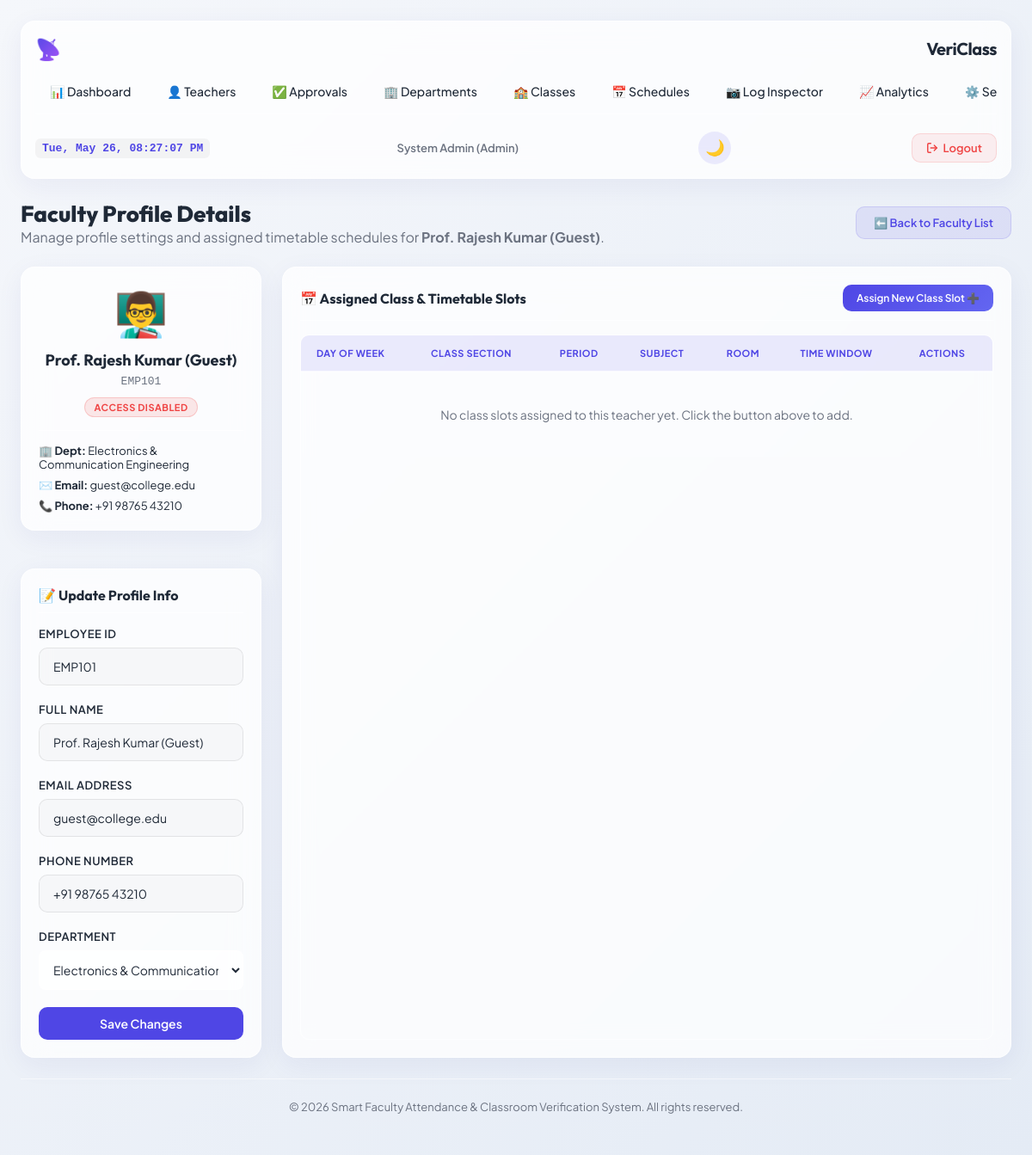
Screenshot of /admin/teachers/view/1 (signed in) with the database file from the repository.
### models.py (models this page shows, shortened)
class TeacherProfile(db.Model):
    __tablename__ = 'teacher_profiles'
    id = db.Column(db.Integer, primary_key=True)
    user_id = db.Column(db.Integer, db.ForeignKey('users.id', ondelete='CASCADE'), unique=True, nullable=False)
    employee_id = db.Column(db.String(50), unique=True, nullable=False, index=True)
    name = db.Column(db.String(120), nullable=False)
    phone = db.Column(db.String(20), nullable=True)
    department_id = db.Column(db.Integer, db.ForeignKey('departments.id', ondelete='SET NULL'), nullable=True)
    approval_status = db.Column(db.String(20), default='Pending', nullable=False) # 'Pending', 'Approved', 'Rejected'
    approved_by_id = db.Column(db.Integer, db.ForeignKey('users.id'), nullable=True)
    approved_at = db.Column(db.DateTime, nullable=True)
    user = db.relationship('User', foreign_keys=[user_id], back_populates='profile', lazy=True)
    approver = db.relationship('User', foreign_keys=[approved_by_id], lazy=True)
    timetables = db.relationship('Timetable', backref='teacher_profile', cascade="all, delete-orphan", lazy=True)
    attendance_logs = db.relationship('AttendanceLog', backref='teacher_profile', lazy=True)

class User(db.Model):
    __tablename__ = 'users'
    id = db.Column(db.Integer, primary_key=True)
    username = db.Column(db.String(80), unique=True, nullable=False, index=True)
    password_hash = db.Column(db.String(255), nullable=True) # Nullable for first-time password setup
    role_id = db.Column(db.Integer, db.ForeignKey('roles.id'), nullable=False)
    email = db.Column(db.String(120), unique=True, nullable=False, index=True)
    is_active = db.Column(db.Boolean, default=True)
    needs_password_setup = db.Column(db.Boolean, default=False)
    created_at = db.Column(db.DateTime, default=datetime.utcnow)
    profile = db.relationship('TeacherProfile', foreign_keys='TeacherProfile.user_id', back_populates='user', uselist=False, cascade="all, delete-orphan", lazy=True)

class Department(db.Model):
    __tablename__ = 'departments'
    id = db.Column(db.Integer, primary_key=True)
    name = db.Column(db.String(100), unique=True, nullable=False)
    code = db.Column(db.String(20), unique=True, nullable=False) # e.g. 'CSE', 'ECE'
    teachers = db.relationship('TeacherProfile', backref='department', lazy=True)

### app.py (the view, shortened to what this page needs)
@app.route('/admin/teachers/view/<int:profile_id>', methods=['GET', 'POST'])
def admin_teacher_details(profile_id):
    if not is_logged_in() or session.get('role') != 'admin':
        flash("Access Denied.", "danger")
        return redirect(url_for('login'))
    profile = TeacherProfile.query.get_or_404(profile_id)
    departments = Department.query.order_by(Department.name).all()
    classes = ClassSection.query.order_by(ClassSection.name).all()
    slots = Timetable.query.filter_by(teacher_profile_id=profile.id).order_by(Timetable.day_of_week, Timetable.start_time).all()
    slots_dict = [s.to_dict() for s in slots]
    return render_template('admin_teacher_details.html',
                           profile=profile,
                           departments=departments,
                           classes=classes,
                           slots=slots_dict)

### app.py (called while the page is built)
def is_logged_in():
    return 'user_id' in session

### models.py (called while the page is built)
@event.listens_for(Engine, "connect")
def set_sqlite_pragma(dbapi_connection, connection_record):
    cursor = dbapi_connection.cursor()
    try:
        cursor.execute("PRAGMA foreign_keys=ON")
        cursor.execute("PRAGMA journal_mode=WAL")
    except Exception as e:
        print(f"Warning: Failed to execute SQLite connection PRAGMAs: {e}")
    finally:
        cursor.close()

### templates/admin_teacher_details.html (shortened to what this page needs)
{% extends "base.html" %}
{% block content %}
<div style="margin-bottom: 24px; display: flex; justify-content: space-between; align-items: center;">
    <div>
        <h2 style="font-family: var(--font-title); font-size: 26px; font-weight: 800;">Faculty Profile Details</h2>
        <p style="color: var(--color-text-muted);">Manage profile settings and assigned timetable schedules for <strong>{{ profile.name }}</strong>.</p>
    </div>
    <a href="{{ url_for('admin_teachers') }}" class="btn btn-secondary" style="font-size: 13px;">⬅️ Back to Faculty List</a>
</div>
<div class="grid-sidebar">
    <div style="display: flex; flex-direction: column; gap: 20px;">
        <div class="glass-card" style="padding: 20px; text-align: center;">
            <div style="font-size: 50px; margin-bottom: 12px;">👨‍🏫</div>
            <h3 style="font-family: var(--font-title); font-size: 18px; margin-bottom: 4px;">{{ profile.name }}</h3>
            <p style="color: var(--color-text-muted); font-size: 13px; margin-bottom: 10px;"><code>{{ profile.employee_id }}</code></p>
            <span class="badge {% if profile.user and profile.user.is_active %}badge-approved{% else %}badge-rejected{% endif %}" style="font-size: 11px; padding: 4px 10px;">
                {{ 'Active Access' if (profile.user and profile.user.is_active) else 'Access Disabled' }}
            </span>
            <div style="margin-top: 15px; border-top: 1px solid var(--border-card); padding-top: 15px; text-align: left; font-size: 13px; display: flex; flex-direction: column; gap: 8px;">
                <div>🏢 <strong>Dept:</strong> {{ profile.department.name if profile.department else 'Not Assigned' }}</div>
                <div>✉️ <strong>Email:</strong> {{ profile.user.email if profile.user else 'N/A' }}</div>
                <div>📞 <strong>Phone:</strong> {{ profile.phone or 'Not Provided' }}</div>
            </div>
        </div>
        <div class="glass-card" style="padding: 20px;">
            <h3 style="font-family: var(--font-title); font-size: 16px; margin-bottom: 16px; border-bottom: 1px solid var(--border-card); padding-bottom: 10px;">📝 Update Profile Info</h3>
            <form action="{{ url_for('admin_teacher_details', profile_id=profile.id) }}" method="POST">
                <div class="form-group">
                    <label class="form-label" for="employee_id">Employee ID</label>
                    <input class="form-control" type="text" id="employee_id" name="employee_id" value="{{ profile.employee_id }}" required>
                </div>
                <div class="form-group" style="margin-top: 12px;">
                    <label class="form-label" for="name">Full Name</label>
                    <input class="form-control" type="text" id="name" name="name" value="{{ profile.name }}" required>
                </div>
                <div class="form-group" style="margin-top: 12px;">
                    <label class="form-label" for="email">Email Address</label>
                    <input class="form-control" type="email" id="email" name="email" value="{{ profile.user.email if profile.user else '' }}" required>
                </div>
                <div class="form-group" style="margin-top: 12px;">
                    <label class="form-label" for="phone">Phone Number</label>
                    <input class="form-control" type="text" id="phone" name="phone" value="{{ profile.phone or '' }}">
                </div>
                <div class="form-group" style="margin-top: 12px; margin-bottom: 20px;">
                    <label class="form-label" for="department_id">Department</label>
                    <select class="form-control" id="department_id" name="department_id" style="background-color: var(--bg-card); color: var(--color-text); border: 1px solid var(--border-card); padding: 12px; border-radius: 8px;">
                        {% for dept in departments %}
                            <option value="{{ dept.id }}" {% if profile.department_id == dept.id %}selected{% endif %}>{{ dept.name }} ({{ dept.code }})</option>
                        {% endfor %}
                    </select>
                </div>
                <button type="submit" class="btn btn-primary" style="width: 100%;">Save Changes</button>
            </form>
        </div>
    </div>
    <div class="glass-card" style="padding: 20px; display: flex; flex-direction: column;">
        <div style="display: flex; justify-content: space-between; align-items: center; margin-bottom: 16px; border-bottom: 1px solid var(--border-card); padding-bottom: 10px;">
            <h3 style="font-family: var(--font-title); font-size: 16px; margin: 0;">📅 Assigned Class & Timetable Slots</h3>
            <button class="btn btn-primary" id="btnOpenAssignModal" style="padding: 8px 16px; font-size: 12px; background: linear-gradient(135deg, #4f46e5, #6366f1); border: none;">Assign New Class Slot ➕</button>
        </div>
        <div class="table-responsive" style="flex: 1;">
            <table class="custom-table">
                <thead>
                    <tr>
                        <th>Day of Week</th>
                        <th>Class Section</th>
                        <th>Period</th>
                        <th>Subject</th>
                        <th>Room</th>
                        <th>Time Window</th>
                        <th>Actions</th>
                    </tr>
                </thead>
                <tbody>
                    {% if slots %}
                        {% for slot in slots %}
                            <tr class="slot-row"
                                data-id="{{ slot.id }}"
                                data-class-id="{{ slot.class_id }}"
                                data-subject="{{ slot.subject }}"
                                data-classroom="{{ slot.classroom }}"
                                data-day="{{ slot.day_of_week }}"
                                data-period="{{ slot.period }}"
                                data-start="{{ slot.start_time }}"
                                data-end="{{ slot.end_time }}">
                                <td style="font-weight: 700;">
                                    {% if slot.day_of_week == 0 %}Monday
                                    {% elif slot.day_of_week == 1 %}Tuesday
                                    {% elif slot.day_of_week == 2 %}Wednesday
                                    {% elif slot.day_of_week == 3 %}Thursday
                                    {% elif slot.day_of_week == 4 %}Friday
                                    {% elif slot.day_of_week == 5 %}Saturday
                                    {% elif slot.day_of_week == 6 %}Sunday
                                    {% endif %}
                                </td>
                                <td><span class="badge badge-approved" style="font-size: 11px; font-family: monospace;">{{ slot.class_name }}</span></td>
                                <td><code>{{ slot.period }}</code></td>
                                <td style="font-weight: 600;">{{ slot.subject }}</td>
                                <td><code>{{ slot.classroom }}</code></td>
                                <td style="font-size: 12px;">{{ slot.start_time }} - {{ slot.end_time }}</td>
                                <td>
                                    <div style="display: flex; gap: 8px;">
                                        <button class="btn btn-secondary btn-edit-slot" style="padding: 4px 8px; font-size: 11px;">Edit</button>
                                        <form action="{{ url_for('admin_teacher_details', profile_id=profile.id) }}" method="POST" style="display: inline;" onsubmit="return confirm('Are you sure you want to remove this assigned slot from the teacher?');">
                                            <input type="hidden" name="action" value="delete_slot">
                                            <input type="hidden" name="slot_id" value="{{ slot.id }}">
                                            <button type="submit" class="btn btn-danger" style="padding: 4px 8px; font-size: 11px;">Remove</button>
                                        </form>
                                    </div>
                                </td>
                            </tr>
                        {% endfor %}
                    {% else %}
                        <tr>
                            <td colspan="7" style="text-align: center; color: var(--color-text-muted); padding: 40px;">No class slots assigned to this teacher yet. Click the button above to add.</td>
                        </tr>
                    {% endif %}
                </tbody>
            </table>
        </div>
    </div>
</div>
{% endblock %}

### static/css/style.css (style rules this page uses)
:root { --font-primary: 'Plus Jakarta Sans', sans-serif; --font-title: 'Outfit', sans-serif; --bg-app: linear-gradient(135deg, #f5f7fb 0%, #e4ebf5 100%); --bg-card: rgba(255, 255, 255, 0.75); --border-card: rgba(255, 255, 255, 0.6); --shadow-card: 0 8px 32px 0 rgba(31, 38, 135, 0.06); --shadow-card-hover: 0 12px 40px 0 rgba(31, 38, 135, 0.12); --color-primary: #4f46e5; --color-primary-hover: #4338ca; --color-primary-light: rgba(79, 70, 229, 0.1); --color-success: #10b981; --color-success-light: rgba(16, 185, 129, 0.12); --color-warning: #f59e0b; --color-warning-light: rgba(245, 158, 11, 0.12); --color-danger: #ef4444; --color-danger-light: rgba(239, 68, 68, 0.12); --color-text-main: #1f2937; --color-text-muted: #6b7280; --color-text-on-primary: #ffffff; --glass-blur: 16px; --border-radius-lg: 16px; --border-radius-md: 10px; --border-radius-sm: 6px; --transition-speed: 0.3s; --transition-curve: cubic-bezier(0.4, 0, 0.2, 1); }
* { margin: 0; padding: 0; box-sizing: border-box; }
body { font-family: var(--font-primary); background: var(--bg-app); color: var(--color-text-main); min-height: 100vh; display: flex; flex-direction: column; overflow-x: hidden; transition: background var(--transition-speed) var(--transition-curve), color var(--transition-speed) var(--transition-curve); -webkit-font-smoothing: antialiased; }
a { color: var(--color-primary); text-decoration: none; transition: color var(--transition-speed) var(--transition-curve); }
.glass-card { background: var(--bg-card); border: 1px solid var(--border-card); border-radius: var(--border-radius-lg); box-shadow: var(--shadow-card); backdrop-filter: blur(var(--glass-blur)); -webkit-backdrop-filter: blur(var(--glass-blur)); padding: 24px; margin-bottom: 24px; transition: transform var(--transition-speed) var(--transition-curve), box-shadow var(--transition-speed) var(--transition-curve); }
.grid-sidebar { display: grid; grid-template-columns: 280px 1fr; gap: 24px; }
.btn { display: inline-flex; align-items: center; justify-content: center; gap: 8px; padding: 10px 20px; border-radius: var(--border-radius-md); font-family: var(--font-primary); font-weight: 600; font-size: 14px; border: none; cursor: pointer; transition: all var(--transition-speed) var(--transition-curve); }
.btn-primary { background: var(--color-primary); color: var(--color-text-on-primary); }
.btn-secondary { background: var(--color-primary-light); color: var(--color-primary); border: 1px solid rgba(79, 70, 229, 0.15); }
.form-group { margin-bottom: 20px; }
.form-label { display: block; margin-bottom: 8px; font-weight: 600; font-size: 13px; color: var(--color-text-main); text-transform: uppercase; letter-spacing: 0.5px; }
.form-control { width: 100%; padding: 12px 16px; border-radius: var(--border-radius-md); background: rgba(0, 0, 0, 0.02); border: 1px solid rgba(0, 0, 0, 0.08); color: var(--color-text-main); font-family: var(--font-primary); font-size: 14px; outline: none; transition: all var(--transition-speed) var(--transition-curve); }
.table-responsive { overflow-x: auto; border-radius: var(--border-radius-md); border: 1px solid var(--border-card); }
.custom-table { width: 100%; border-collapse: collapse; text-align: left; font-size: 14px; background: rgba(255, 255, 255, 0.02); }
.custom-table th { background: var(--color-primary-light); color: var(--color-primary); font-weight: 700; padding: 14px 18px; border-bottom: 2px solid var(--border-card); text-transform: uppercase; font-size: 11px; letter-spacing: 0.5px; }
.custom-table td { padding: 14px 18px; border-bottom: 1px solid var(--border-card); color: var(--color-text-main); vertical-align: middle; }
.custom-table tr:last-child td { border-bottom: none; }
.badge { display: inline-flex; align-items: center; padding: 6px 12px; border-radius: 50px; font-size: 11px; font-weight: 700; text-transform: uppercase; letter-spacing: 0.5px; }
.badge-rejected { background: var(--color-danger-light); color: var(--color-danger); border: 1px solid rgba(239, 68, 68, 0.2); }

### rows the page displays
TeacherProfile: name "Prof. Rajesh Kumar (Guest)", employee_id "EMP101", phone "+91 98765 43210", department_id "Electronics & Communication Engineering (ECE)"
User: is_active "ACCESS DISABLED", user "guest@college.edu", email "guest@college.edu"
Department: department "Electronics & Communication Engineering"

### other values shown
{{ session.get('name') }} "System Admin"
{{ session.get('role')|capitalize }} "Admin"
